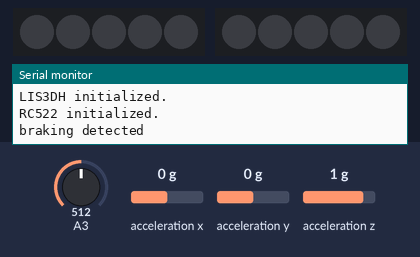
A sketch run on a simulated Arduino Mega 2560, built for the host (arithmetic inside an expression is 32-bit, double 64-bit). Parts: 2 × 5 RGB LEDs in strip order, left to right, the last lines printed to the serial monitor. Inputs (shaded band) come from the test bench; at power-on: A3 = 512, acceleration x 0 g, acceleration y 0 g, acceleration z 1 g. Dim RGB values are drawn brighter than linear.

Above: at 1.2 s.
1.3 s: A3 set to 994
2.8 s: A3 set to 1011
At 3.2 s:
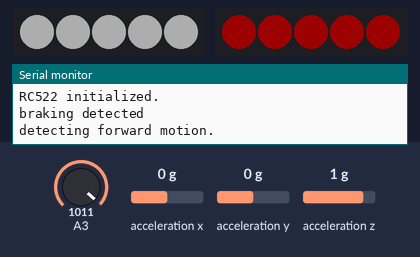
Timing chart, 0 to 5.8 s (numbered marks = the images above; inputs shaded):
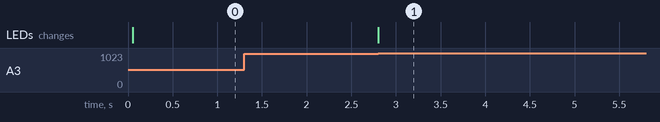

Measured:
- the behaviour switches between 1000 and 1001 on A3 (found by bisection; images 0 and 1)
- after the input at 1.3 s, every drawn part: stays the same
- after the input at 2.8 s, the LEDs: change at once (image 1)

The sketch:

integrated_accelLED_testing.ino
```cpp
#include <SPI.h>
#include <Adafruit_LIS3DH.h>
#include <Adafruit_Sensor.h>
#include <MFRC522.h>
#include <Adafruit_NeoPixel.h> // Include the Adafruit library

// --- Pin assignments ---
#define LIS3DH_CS 9
#define RFID_CS   10
#define RFID_RST  22

// neopixel pin and globals
#define PIN_FRONT A1      // headlight
#define PIN_BACK A2       //tail light
#define NUM_LEDS 5 // Number of LEDs on the strip

// --- SPI bus pins ---
#define SPI_SCK   36
#define SPI_MISO  37
#define SPI_MOSI  35

// --- Devices ---
Adafruit_LIS3DH lis = Adafruit_LIS3DH(LIS3DH_CS);
MFRC522 mfrc522(RFID_CS, RFID_RST);

bool direction;

//neopixel strip info
Adafruit_NeoPixel front_strip = Adafruit_NeoPixel(NUM_LEDS, PIN_FRONT, NEO_GRB + NEO_KHZ800); //headlights
Adafruit_NeoPixel back_strip = Adafruit_NeoPixel(NUM_LEDS, PIN_BACK, NEO_GRB + NEO_KHZ800); //taillights

void setup() {
  // Initializing accelerometer
  Serial.begin(115200);
  while (!Serial);

  Serial.println("\nInitializing SPI devices...");
  SPI.begin(SPI_SCK, SPI_MISO, SPI_MOSI);  // custom SPI pins

  // --- Initializing LIS3DH ---
  if (!lis.begin(LIS3DH_CS)) {
    Serial.println("Could not find LIS3DH. Check wiring!");
    while (1);
  }
  lis.setRange(LIS3DH_RANGE_2_G);
  Serial.println("LIS3DH initialized.");

   // --- Initializing RC522 ---
  mfrc522.PCD_Init();  // initialize RFID
  Serial.println("RC522 initialized.");


  // Sensing direction or travel and updating boolean variable
    sensors_event_t event;
  lis.getEvent(&event);

  // If accelerometer outputs positive value, direction = forward
  if (event.acceleration.x > 0) {
    Serial.println("accel detected");
    direction = true;
  }
  // If accelerometer reads negative value, bike is slowing down
  else{
    Serial.println("braking detected");
    direction = false;
  }

  //neopixel setup
  //may add tail light setup later
  front_strip.begin(); // Initialize the strip
  back_strip.begin();
  front_strip.show(); // Display the color on the strip
  back_strip.show();


} // End setup loop

void loop() {
// Code is split into two WHILE loops
//
// LED LOOP ----------------------------------------------------------
//
// LED loop is entered when pin A3 reads HIGH, meaning the LED switch
// is in the ON position
//
// LED loop is exited when A3 no longer reads HIGH, meaning the LED
// switch is in the OFF position
//
// -------------------------------------------------------------------
//
//
// RFID/Alarm Loop ---------------------------------------------------
//
// RFID/Alarm loop is entered when pin A3 reads LOW, meaning the LED
// switch is in the OFF position
//
// Nested Alarm functionality loop is only entered when RFID is in the
// ARMED state, otherwise the loop does nothing
//
// RFID/Alarm loop is exited when A3 switch reads HIGH, meaning the LED
// switch is in the ON position
// -------------------------------------------------------------------


// Begin LED while loop ----------------------------------------------
  while(analogRead(A3) > 1000){
    sensors_event_t event;
    lis.getEvent(&event);

    // Determine if bike is moving forwards or decellerating
    // If accelerometer outputs positive value, direction = forward
    if (event.acceleration.x > 0) {
      direction = true;
     }
    // If accelerometer reads negative value, bike is slowing down
    else{
      direction = false;
      }

    while (direction == true){
      Serial.println("detecting forward motion.");
      // [insert command for NORMAL light brightness here]
      for(int i=0; i<NUM_LEDS; i++)
      {
        front_strip.setPixelColor(i, front_strip.Color(255, 255, 255)); // white for headlights
        back_strip.setPixelColor(i, back_strip.Color(150, 0, 0)); // red for taillights

      }
      back_strip.setBrightness(50); // Set brightness (0-255)
      front_strip.setBrightness(50);
      front_strip.show(); // Update the strip to show the color
      back_strip.show(); //update the tail light to show color
      delay(1000);   // Wait for 1 second
      // Check again for change in acceleration direction
      // Determine if bike is moving forwards or decellerating
      lis.getEvent(&event);
      // If accelerometer outputs positive value, direction = forward
        if (event.acceleration.x > 0) {
          direction = true;
        }
        // If accelerometer reads negative value, bike is slowing down
        else{
          direction = false;
        }
    }

    while(direction == false){
      Serial.println("detecting forward motion.");
      for(int i=0; i<NUM_LEDS; i++)
      {
        front_strip.setPixelColor(i, front_strip.Color(255, 255, 255)); // white for headlights
        back_strip.setPixelColor(i, back_strip.Color(150, 0, 0)); // red for taillights

      }
      back_strip.setBrightness(50); // Set brightness (0-255)
      front_strip.setBrightness(50);
      front_strip.show(); // Update the strip to show the color
      back_strip.show(); //update the tail light to show color
      delay(1000);   // Wait for 1 second
      //[insert command for BRIGHT light brightness here]
      // Check again for change in acceleration direction
      // Determine if bike is moving forwards or decellerating
      // If accelerometer outputs positive value, direction = forward
        if (event.acceleration.x > 0) {
          direction = true;
        }
        // If accelerometer reads negative value, bike is slowing down
        else{
          direction = false;
        }
    }
  } // end LED while loop


  // Begin RFID loop -----------------------------------------------
  while(analogRead(A3) < 1000){

    //[insert code here to check is RFID is ARMED/DISARMED]


    //Alarm functionality loop - uncomment once RFID code is included
    // Begin Alarm loop --------------------------------------------
    //while(ARMED == true){
      // [insert alarm code here]

      // [Check again if RFID has been disarmed]
      // i.e. is ARMED true or false?
      // Exits alarm loop when ARMED is false and goes back to
      // doing nothing until A3 is HIGH or RFID is ARMED again
    // } // End Alarm while loop ------------------------------------

  } // End RFID while loop ------------------------------------

} // End void loop
```
